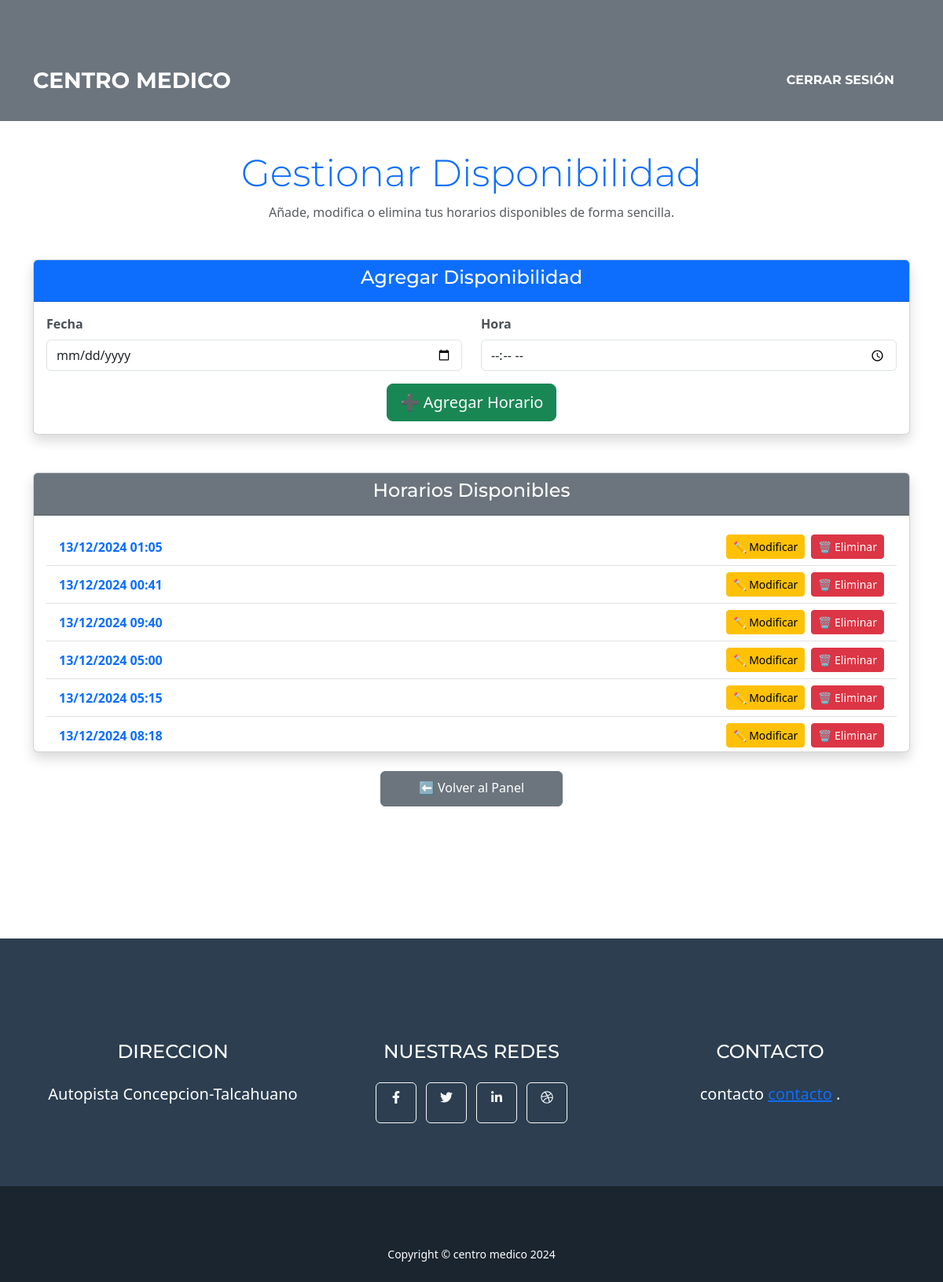
Page /disponibilidades/ (signed in) on the committed database.
### ficha_medica/models.py (models this page shows, shortened)
class Disponibilidad(models.Model):
    medico = models.ForeignKey('Medico', on_delete=models.CASCADE)
    fecha_disponible = models.DateTimeField()
    ocupada = models.BooleanField(default=False)
    class Meta:
        verbose_name = "Disponibilidad"
        verbose_name_plural = "Disponibilidades"

### ficha_medica/utils.py (the view)
        def _wrapped_view(request, *args, **kwargs):
            if not request.user.groups.filter(name=role_name).exists():
                return HttpResponseForbidden(f"No tienes acceso al rol requerido: {role_name}.")
            return view_func(request, *args, **kwargs)

### ficha_medica/forms.py (shortened to what this page needs)
class DisponibilidadForm(forms.ModelForm):
    fecha = forms.DateField(widget=forms.DateInput(attrs={'type': 'date'}), label="Fecha")
    hora = forms.TimeField(widget=forms.TimeInput(attrs={'type': 'time'}), label="Hora")
    class Meta:
        model = Disponibilidad
        fields = []

### ficha_medica/utils.py (called while the page is built)
def role_required(role_name):
    def decorator(view_func):
        def _wrapped_view(request, *args, **kwargs):
            if not request.user.groups.filter(name=role_name).exists():
                return HttpResponseForbidden(f"No tienes acceso al rol requerido: {role_name}.")
            return view_func(request, *args, **kwargs)
        return _wrapped_view
    return decorator

### ficha_medica/views.py (called while the page is built)
@login_required
@role_required('Medico')
def gestionar_disponibilidades(request):
    medico = request.user.medico
    disponibilidades = Disponibilidad.objects.filter(medico=medico)
    if request.method == 'POST':
        form = DisponibilidadForm(request.POST)
        if form.is_valid():
            disponibilidad = form.save(commit=False)
            disponibilidad.medico = medico  # Asigna el médico al objeto
            disponibilidad.save()
            return redirect('gestionar_disponibilidades')  # Redirige después de guardar
        else:
            print(form.errors)  # Depura errores del formulario
    else:
        form = DisponibilidadForm()
    return render(request, 'fichas_medicas/gestionar_disponibilidades.html', {
        'form': form,
        'disponibilidades': disponibilidades,
    })

### ficha_medica/templates/fichas_medicas/gestionar_disponibilidades.html (shortened to what this page needs)
{% extends 'core/base.html' %}
{% load tz %}
{% block content %}
<div class="container mt-5">
    <div class="text-center mb-5">
        <h1 class="display-5 text-primary">Gestionar Disponibilidad</h1>
        <p class="text-muted">Añade, modifica o elimina tus horarios disponibles de forma sencilla.</p>
    </div>
    <div class="card shadow mb-5">
        <div class="card-header bg-primary text-white text-center">
            <h4>Agregar Disponibilidad</h4>
        </div>
        <div class="card-body">
            <form method="post" action="">
                <div class="row">
                    <div class="col-md-6 mb-3">
                        <label for="id_fecha" class="form-label">Fecha</label>
                        <input type="date" id="id_fecha" name="fecha" class="form-control" required>
                    </div>
                    <div class="col-md-6 mb-3">
                        <label for="id_hora" class="form-label">Hora</label>
                        <input type="time" id="id_hora" name="hora" class="form-control" required>
                    </div>
                </div>
                <div class="text-center">
                    <button type="submit" class="btn btn-success btn-lg">➕ Agregar Horario</button>
                </div>
            </form>
        </div>
    </div>
    <div class="card shadow">
        <div class="card-header bg-secondary text-white text-center">
            <h4>Horarios Disponibles</h4>
        </div>
        <div class="card-body" style="max-height: 300px; overflow-y: auto;">
            {% if disponibilidades.exists %}
                <ul class="list-group list-group-flush">
                    {% for disponibilidad in disponibilidades %}
                        <li class="list-group-item d-flex justify-content-between align-items-center">
                            <div>
                                <span class="text-primary fw-bold">
                                    {% timezone "America/Santiago" %}
                                        {{ disponibilidad.fecha_disponible|date:"d/m/Y H:i" }}
                                    {% endtimezone %}
                                </span>
                            </div>
                            <div class="d-flex gap-2">
                                <button
                                    type="button"
                                    class="btn btn-sm btn-warning"
                                    data-bs-toggle="modal"
                                    data-bs-target="#modificarModal"
                                    data-id="{{ disponibilidad.id }}"
                                    data-fecha="{{ disponibilidad.fecha_disponible|date:'Y-m-d' }}"
                                    data-hora="{{ disponibilidad.fecha_disponible|time:'H:i' }}">
                                    ✏️ Modificar
                                </button>
                                <form method="post" action="{% url 'eliminar_disponibilidad' disponibilidad.id %}">
                                    <button type="submit" class="btn btn-danger btn-sm">🗑️ Eliminar</button>
                                </form>
                            </div>
                        </li>
                    {% endfor %}
                </ul>
            {% else %}
                <p class="text-center text-muted mt-3">No tienes horarios disponibles agregados.</p>
            {% endif %}
        </div>
    </div>
    <div class="text-center mt-4">
        <a href="{% url 'medico_dashboard' %}" class="btn btn-secondary px-5 py-2">⬅️ Volver al Panel</a>
    </div>
</div>
{% endblock %}

### rows in the picture
Disponibilidad: fecha_disponible "13/12/2024 01:05"
Disponibilidad: fecha_disponible "13/12/2024 00:41"
Disponibilidad: fecha_disponible "13/12/2024 09:40"
Disponibilidad: fecha_disponible "13/12/2024 05:00"
Disponibilidad: fecha_disponible "13/12/2024 05:15"
Disponibilidad: fecha_disponible "13/12/2024 08:18"
